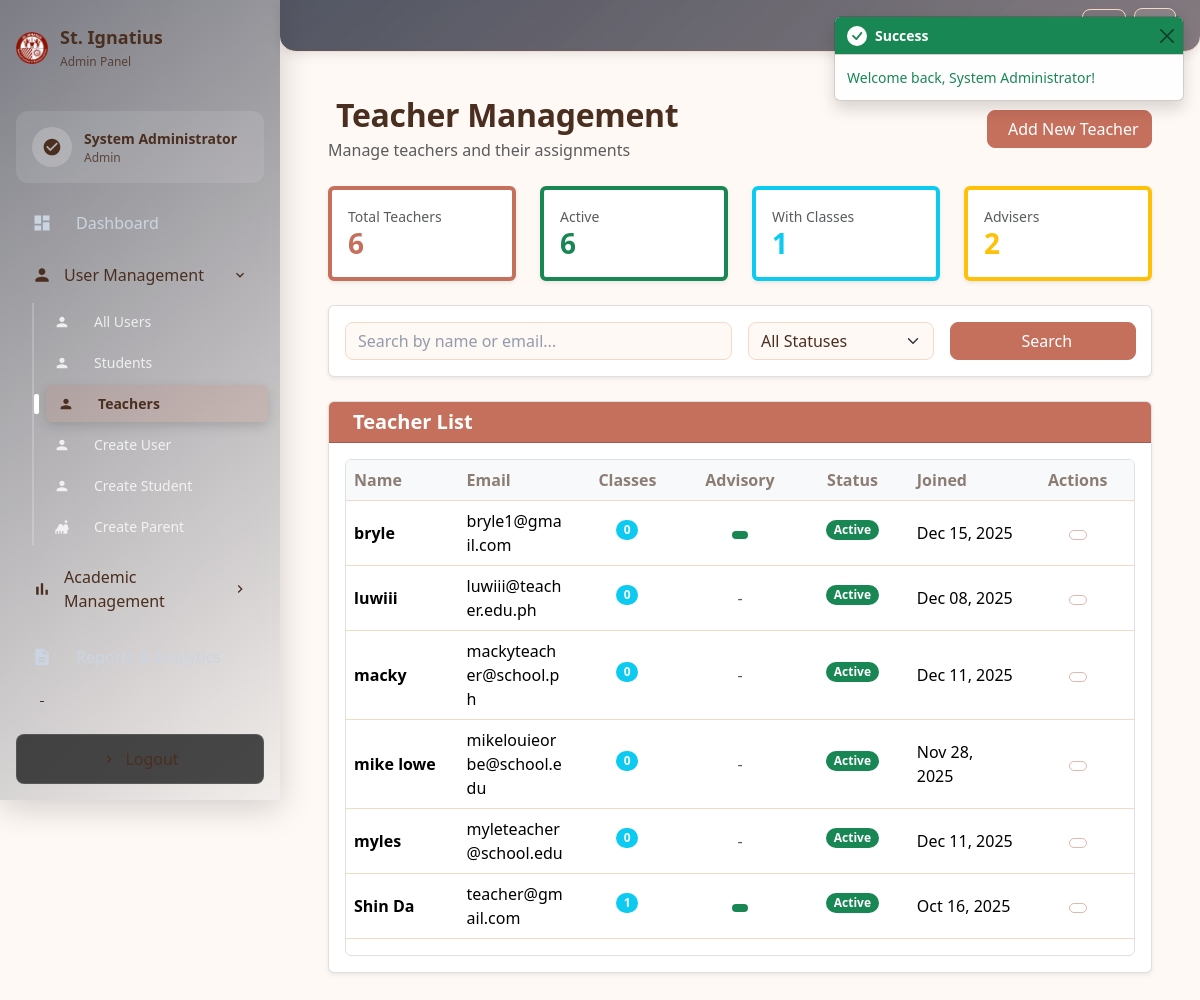
The page /admin/teachers (signed in) on the database its author committed.
### tables this page shows
CREATE TABLE `teachers` (
  `id` int(10) UNSIGNED NOT NULL,
  `user_id` int(10) UNSIGNED NOT NULL,
  `employee_id` varchar(20) DEFAULT NULL,
  `department` varchar(100) DEFAULT NULL,
  `specialization` varchar(191) DEFAULT NULL,
  `is_adviser` tinyint(1) DEFAULT 0,
  `hire_date` date DEFAULT NULL,
  `created_at` timestamp NOT NULL DEFAULT current_timestamp()
);

CREATE TABLE `users` (
  `id` int(10) UNSIGNED NOT NULL,
  `role` enum('admin','teacher','adviser','student','parent') NOT NULL,
  `email` varchar(191) NOT NULL,
  `password_hash` varchar(255) NOT NULL,
  `name` varchar(191) NOT NULL,
  `phone` varchar(20) DEFAULT NULL,
  `address` text DEFAULT NULL,
  `created_at` timestamp NOT NULL DEFAULT current_timestamp(),
  `updated_at` timestamp NOT NULL DEFAULT current_timestamp() ON UPDATE current_timestamp(),
  `status` enum('pending','active','suspended') DEFAULT 'pending',
  `requested_role` enum('admin','teacher','adviser','student','parent') DEFAULT NULL,
  `approved_by` int(10) UNSIGNED DEFAULT NULL,
  `approved_at` timestamp NULL DEFAULT NULL,
  `linked_student_user_id` int(10) UNSIGNED DEFAULT NULL,
  `parent_relationship` enum('father','mother','guardian','grandparent','other') DEFAULT NULL
);

### app/Controllers/AdminController.php (called while the page is built, shortened)
<?php
class AdminController extends Controller
{
    public function teachers(): void
    {
        $user = Session::get('user');
        try {
            $config = require BASE_PATH . '/config/config.php';
            $pdo = \Core\Database::connection($config['database']);
            $search = $_GET['search'] ?? '';
            $status = $_GET['status'] ?? '';
            $sql = "
                SELECT
                    t.id as teacher_id,
                    t.user_id,
                    u.name,
                    u.email,
                    u.status as account_status,
                    u.created_at,
                    -- Count teaching loads
                    (SELECT COUNT(*) FROM classes WHERE teacher_id = t.user_id AND is_active = 1) as class_count,
                    -- Count advisory sections
                    (SELECT COUNT(*) FROM sections WHERE adviser_id = t.user_id) as advisory_count
                FROM teachers t
                JOIN users u ON t.user_id = u.id
                WHERE u.role IN ('teacher', 'adviser')
            ";
            $params = [];
            $sql .= " ORDER BY u.name";
            $stmt = $pdo->prepare($sql);
            $stmt->execute($params);
            $teachers = $stmt->fetchAll(\PDO::FETCH_ASSOC);
            $stats = [
                'total' => count($teachers),
                'active' => count(array_filter($teachers, fn($t) => $t['account_status'] === 'active')),
                'with_classes' => count(array_filter($teachers, fn($t) => $t['class_count'] > 0)),
                'advisers' => count(array_filter($teachers, fn($t) => $t['advisory_count'] > 0)),
            ];
            $this->view->render('admin/teachers', [
                'title' => 'Teacher Management',
                'user' => $user,
                'activeNav' => 'teachers',
                'showBack' => false,
                'teachers' => $teachers,
                'stats' => $stats,
                'search' => $search,
                'status' => $status,
                'csrf_token' => \Helpers\Csrf::generateToken(),
            ], 'layouts/dashboard');
        } catch (\Exception $e) {
            \Helpers\ErrorHandler::internalServerError('Failed to load teachers: ' . $e->getMessage());
        }
    }
}

### app/bootstrap.php (called while the page is built, shortened)
<?php
spl_autoload_register(function (string $class): void {
    $prefixes = [
        'Core' => APP_PATH . DIRECTORY_SEPARATOR . 'Core',
        'Controllers' => APP_PATH . DIRECTORY_SEPARATOR . 'Controllers',
        'Models' => APP_PATH . DIRECTORY_SEPARATOR . 'Models',
        'Helpers' => APP_PATH . DIRECTORY_SEPARATOR . 'Helpers',
        'Services' => APP_PATH . DIRECTORY_SEPARATOR . 'Services',
        'App' => APP_PATH,
    ];
    foreach ($prefixes as $ns => $dir) {
        $nsPrefix = $ns . '\\';
        if (str_starts_with($class, $nsPrefix)) {
            $relative = substr($class, strlen($nsPrefix));
            $path = $dir . DIRECTORY_SEPARATOR . str_replace('\\', DIRECTORY_SEPARATOR, $relative) . '.php';
            return;
        }
    }
});
$router = new Core\Router();
$router->dispatch($_SERVER['REQUEST_METHOD'] ?? 'GET', $_SERVER['REQUEST_URI'] ?? '/');

### public/index.php (called while the page is built, shortened)
<?php
require_once APP_PATH . DIRECTORY_SEPARATOR . 'bootstrap.php';

### app/Helpers/Url.php (called while the page is built, shortened)
<?php
class Url
{
    public static function basePath(): string
    {
        $scriptName = $_SERVER['SCRIPT_NAME'] ?? '';
        $dir = rtrim(str_replace('\\', '/', dirname($scriptName)), '/');
        return $dir === '/' ? '' : $dir;
    }
    public static function to(string $path = '/'): string
    {
        $normalized = '/' . ltrim($path, '/');
        return self::basePath() . ($normalized === '//' ? '/' : $normalized);
    }
}

### resources/views/admin/teachers.php (the view, shortened to what this page needs)
<?php
$teachers = $teachers ?? [];
$stats = $stats ?? [];
$search = $search ?? '';
?>
<div class="container-fluid">
    <div class="d-flex justify-content-between align-items-center mb-4">
        <div>
            <h2 class="mb-1"><i class="fas fa-chalkboard-teacher me-2"></i>Teacher Management</h2>
            <p class="text-muted mb-0">Manage teachers and their assignments</p>
        </div>
        <div>
            <a href="<?= \Helpers\Url::to('/admin/users') ?>" class="btn btn-primary">
                <i class="fas fa-user-plus me-2"></i>Add New Teacher
            </a>
        </div>
    </div>
    <div class="row mb-4">
        <div class="col-md-3">
            <div class="card shadow-sm border-start border-primary border-4">
                <div class="card-body">
                    <div class="d-flex justify-content-between">
                        <div>
                            <div class="text-muted small">Total Teachers</div>
                            <div class="h3 mb-0 text-primary"><?= $stats['total'] ?? 0 ?></div>
                        </div>
                    </div>
                </div>
            </div>
        </div>
        <div class="col-md-3">
            <div class="card shadow-sm border-start border-success border-4">
                <div class="card-body">
                    <div class="d-flex justify-content-between">
                        <div>
                            <div class="text-muted small">Active</div>
                            <div class="h3 mb-0 text-success"><?= $stats['active'] ?? 0 ?></div>
                        </div>
                    </div>
                </div>
            </div>
        </div>
        <div class="col-md-3">
            <div class="card shadow-sm border-start border-info border-4">
                <div class="card-body">
                    <div class="d-flex justify-content-between">
                        <div>
                            <div class="text-muted small">With Classes</div>
                            <div class="h3 mb-0 text-info"><?= $stats['with_classes'] ?? 0 ?></div>
                        </div>
                    </div>
                </div>
            </div>
        </div>
        <div class="col-md-3">
            <div class="card shadow-sm border-start border-warning border-4">
                <div class="card-body">
                    <div class="d-flex justify-content-between">
                        <div>
                            <div class="text-muted small">Advisers</div>
                            <div class="h3 mb-0 text-warning"><?= $stats['advisers'] ?? 0 ?></div>
                        </div>
                    </div>
                </div>
            </div>
        </div>
    </div>
    <div class="card shadow-sm mb-4">
        <div class="card-body">
            <form method="get" action="<?= \Helpers\Url::to('/admin/teachers') ?>">
                <div class="row g-3">
                    <div class="col-md-6">
                        <input type="text" name="search" class="form-control"
                               placeholder="Search by name or email..."
                               value="<?= htmlspecialchars($search) ?>">
                    </div>
                    <div class="col-md-3">
                        <select name="status" class="form-select">
                            <option value="">All Statuses</option>
                        </select>
                    </div>
                    <div class="col-md-3">
                        <button type="submit" class="btn btn-primary w-100">
                            <i class="fas fa-search me-2"></i>Search
                        </button>
                    </div>
                </div>
            </form>
        </div>
    </div>
    <div class="card shadow-sm">
        <div class="card-header bg-primary text-white">
            <h5 class="mb-0"><i class="fas fa-list me-2"></i>Teacher List</h5>
        </div>
        <div class="card-body">
            <?php if (!empty($teachers)): ?>
                <div class="table-responsive">
                    <table class="table table-hover">
                        <thead>
                            <tr>
                                <th>Name</th>
                                <th>Email</th>
                                <th class="text-center">Classes</th>
                                <th class="text-center">Advisory</th>
                                <th class="text-center">Status</th>
                                <th>Joined</th>
                                <th class="text-center">Actions</th>
                            </tr>
                        </thead>
                        <tbody>
                            <?php foreach ($teachers as $teacher): ?>
                                <tr>
                                    <td><strong><?= htmlspecialchars($teacher['name']) ?></strong></td>
                                    <td><?= htmlspecialchars($teacher['email']) ?></td>
                                    <td class="text-center">
                                        <span class="badge bg-info"><?= $teacher['class_count'] ?></span>
                                    </td>
                                    <td class="text-center">
                                        <?= $teacher['advisory_count'] > 0 ?
                                            '<span class="badge bg-success"><i class="fas fa-check"></i></span>' :
                                            '<span class="text-muted">-</span>' ?>
                                    </td>
                                    <td class="text-center">
                                        <span class="badge bg-<?= $teacher['account_status'] === 'active' ? 'success' : 'secondary' ?>">
                                            <?= htmlspecialchars(ucfirst($teacher['account_status'])) ?>
                                        </span>
                                    </td>
                                    <td><?= date('M d, Y', strtotime($teacher['created_at'])) ?></td>
                                    <td class="text-center">
                                        <a href="<?= \Helpers\Url::to('/admin/view-teacher?id=' . $teacher['user_id']) ?>"
                                           class="btn btn-sm btn-outline-primary"
                                           title="View Details">
                                        </a>
                                    </td>
                                </tr>
                            <?php endforeach; ?>
                        </tbody>
                    </table>
                </div>
            <?php endif; ?>
        </div>
    </div>
</div>

### public/assets/app.css (style rules this page uses)
:root { --color-bg: #fff9f5; --color-text: #4a2e1f; --color-muted: #8c7d74; --color-primary: #c5705d; --color-surface: #fffaf6; --color-border: #f4d9c6; --bs-primary: #c5705d; --bs-primary-rgb: 197,112,93; --bs-primary-dark: #6a362b; --bs-primary-bg-subtle: #fff3ee; --bs-primary-border-subtle: #f4d9c6; --bs-primary-text-emphasis: #6a362b; --sidebar-accent: rgba(197,112,93,0.10); --accent-06: rgba(197,112,93,0.06); --accent-08: rgba(197,112,93,0.08); --accent-10: rgba(197,112,93,0.10); --accent-12: rgba(197,112,93,0.12); --accent-14: rgba(197,112,93,0.14); --accent-16: rgba(197,112,93,0.16); --radius-sm: .5rem; --radius-md: .75rem; --radius-lg: 1rem; --shadow-sm: 0 4px 16px rgba(2,6,23,0.06); --shadow-md: 0 8px 25px rgba(2,6,23,0.10); --shadow-lg: 0 16px 45px rgba(2,6,23,0.16); --trans-fast: .15s ease; --trans-slow: .25s ease; color-scheme: light; }
html, body { height: 100%; }
body { background-color: var(--color-bg); color: var(--color-text); text-rendering: optimizeLegibility; -webkit-font-smoothing: antialiased; -moz-osx-font-smoothing: grayscale; transition: background-color var(--trans-slow), color var(--trans-slow); }
h2, .h2 { font-weight: 700; letter-spacing: -.01em; }
h3, .h3 { font-weight: 700; }
h5, .h5 { font-weight: 600; }
p { color: var(--color-muted); }
.container, .container-fluid { padding-left: 1rem; padding-right: 1rem; }
a { color: var(--color-primary); text-decoration: none; transition: color var(--trans-fast); }
.form-control, .form-select, .form-check-input { border-radius: var(--radius-sm); border-color: var(--color-border); background-color: var(--color-bg); color: var(--color-text); }
.form-control::placeholder { color: rgba(100,116,139,0.7); }
.table thead th { color: var(--color-muted); font-weight: 600; border-bottom-color: var(--color-border); }
.table tbody tr { transition: background-color var(--trans-fast); }
.table td, .table th { border-color: var(--color-border); }
.table td { vertical-align: middle; }
.badge { border-radius: 999px; font-weight: 600; }
.btn { border-radius: var(--radius-sm); transition: transform var(--trans-fast), box-shadow var(--trans-fast); }
.btn-outline-primary { border-color: rgba(197,112,93,0.5); }
.btn-primary { background-color: var(--bs-primary); border-color: var(--bs-primary); color: #fff; }

### public/assets/sidebar-complete.css (style rules this page uses)
:root { --sidebar-width: 280px; --sidebar-width-collapsed: 70px; --sidebar-transition: all 0.3s cubic-bezier(0.4, 0, 0.2, 1); --sidebar-z-index: 1000; --sidebar-overlay-z-index: 1040; --sidebar-toggle-z-index: 1060; --sidebar-bg: linear-gradient(140deg, rgba(15,23,42,0.55) 0%, rgba(148,163,184,0.12) 100%); --sidebar-bg-dark: linear-gradient(140deg, rgba(2,6,23,0.55) 0%, rgba(148,163,184,0.12) 100%); --sidebar-border: var(--color-border); --sidebar-text: var(--sidebar-text, rgba(255, 255, 255, 0.9)); --sidebar-text-hover: var(--sidebar-text-hover, rgba(255, 255, 255, 1)); --sidebar-text-active: var(--sidebar-text-active, rgba(255, 255, 255, 1)); --sidebar-border: var(--sidebar-border, rgba(255, 255, 255, 0.1)); --sidebar-shadow: 2px 0 10px rgba(0, 0, 0, 0.1); --sidebar-shadow-dark: 2px 0 10px rgba(0, 0, 0, 0.3); --mobile-breakpoint: 768px; --tablet-breakpoint: 1024px; }

### public/assets/chart-fixes.css (style rules this page uses)
.card-body { overflow: hidden !important; }

### public/assets/accessibility.css (style rules this page uses)
.table-responsive { border-radius: 0.375rem; border: 1px solid var(--bs-border-color); }
.table th { border-top: none; font-weight: 600; background-color: var(--bs-light); }
.card { box-shadow: 0 0.125rem 0.25rem rgba(0, 0, 0, 0.075); border: 1px solid rgba(0, 0, 0, 0.125); }

### public/assets/performance.css (style rules this page uses)
.stat-card, .surface, .card { contain: layout style; }
.table { table-layout: fixed; }
.table td { word-wrap: break-word; overflow-wrap: break-word; }
.btn { will-change: transform, box-shadow; transition: transform 0.15s ease, box-shadow 0.15s ease; }
.form-control, .form-select { contain: layout; }
.row { contain: layout; }
.badge { contain: layout style; }
html { scroll-behavior: smooth; }

### public/assets/component-library.css (style rules this page uses)
.card { border-radius: 0.75rem; border: 1px solid var(--bs-border-color); box-shadow: 0 0.125rem 0.25rem rgba(0, 0, 0, 0.075); transition: all 0.3s ease; }
.card-header { background-color: var(--bs-gray-50); border-bottom: 1px solid var(--bs-border-color); padding: 1.25rem; }
.card-body { padding: 1.25rem; }
.btn { border-radius: 0.5rem; font-weight: 500; transition: all 0.2s ease; border: none; }
.btn-sm { padding: 0.375rem 0.75rem; font-size: 0.875rem; }
.badge { font-size: 0.75rem; font-weight: 500; padding: 0.375rem 0.75rem; border-radius: 0.375rem; }

### rows shown on the page
teachers: users.name "bryle", users.email "bryle1@gmail.com", class_count "0", users.status "Active", users.created_at "Dec 15, 2025"
teachers: users.name "luwiii", users.email "luwiii@teacher.edu.ph", class_count "0", users.status "Active", users.created_at "Dec 08, 2025"
teachers: users.name "macky", users.email "mackyteacher@school.ph", class_count "0", users.status "Active", users.created_at "Dec 11, 2025"
teachers: users.name "mike lowe", users.email "mikelouieorbe@school.edu", class_count "0", users.status "Active", users.created_at "Nov 28, 2025"
teachers: users.name "myles", users.email "myleteacher@school.edu", class_count "0", users.status "Active", users.created_at "Dec 11, 2025"
teachers: users.name "Shin Da", users.email "teacher@gmail.com", class_count "1", users.status "Active", users.created_at "Oct 16, 2025"

### other values the page prints
$role "Admin"
$user['name'] "System Administrator"
$stats['total'] "6"
$stats['active'] "6"
$stats['with_classes'] "1"
$stats['advisers'] "2"
